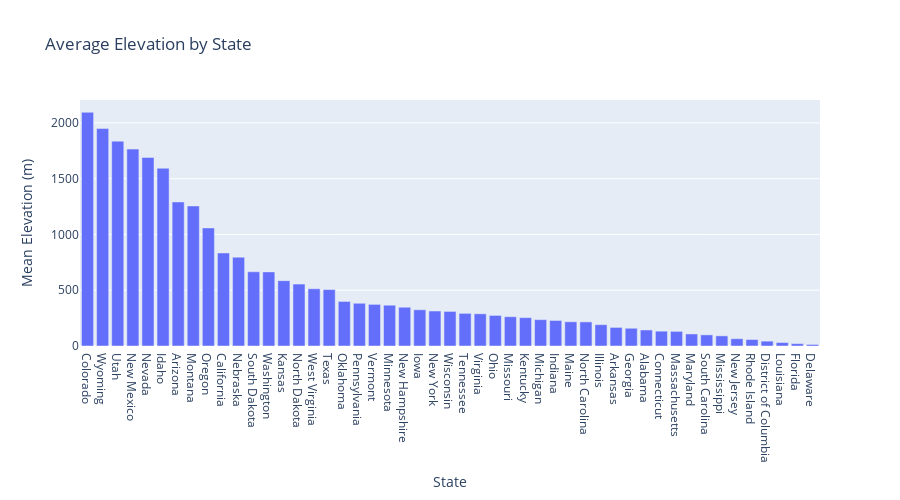

Notebook source saved alongside this figure:
### Code cell
geemap.bar_chart(
    dem_df,
    x="NAME",
    y="mean",
    x_label="State",
    y_label="Mean Elevation (m)",
    title="Average Elevation by State",
)

### Figure 1 — Plotly figure (JSON) as saved in the notebook; plotly's stock layout.template omitted (floating-point values rounded to 4 significant figures)
{"data": [{"alignmentgroup": "True", "hovertemplate": "State=%{x}<br>Mean Elevation (m)=%{y}<extra></extra>", "legendgroup": "", "marker": {"color": "#636efa", "pattern": {"shape": ""}}, "name": "", "offsetgroup": "", "orientation": "v", "showlegend": false, "textposition": "auto", "type": "bar", "x": ["Colorado", "Wyoming", "Utah", "New Mexico", "Nevada", "Idaho", "Arizona", "Montana", "Oregon", "California", "Nebraska", "South Dakota", "Washington", "Kansas", "North Dakota", "West Virginia", "Texas", "Oklahoma", "Pennsylvania", "Vermont", "Minnesota", "New Hampshire", "Iowa", "New York", "Wisconsin", "Tennessee", "Virginia", "Ohio", "Missouri", "Kentucky", "Michigan", "Indiana", "Maine", "North Carolina", "Illinois", "Arkansas", "Georgia", "Alabama", "Connecticut", "Massachusetts", "Maryland", "South Carolina", "Mississippi", "New Jersey", "Rhode Island", "District of Columbia", "Louisiana", "Florida", "Delaware"], "xaxis": "x", "y": [2095.0, 1949.0, 1837.0, 1765.0, 1691.0, 1594.0, 1292.0, 1256.0, 1059.0, 834.1, 796.5, 665.1, 664.4, 586.0, 555.5, 513.1, 506.1, 399.4, 383.1, 373.2, 365.7, 347.5, 324.8, 313.6, 310.0, 292.7, 288.7, 274.2, 262.5, 254.3, 236.1, 228.9, 217.1, 216.0, 191.3, 166.7, 159.0, 143.8, 133.1, 131.1, 108.0, 99.9, 90.9, 65.27, 57.77, 43.44, 30.86, 21.22, 13.9], "yaxis": "y"}], "layout": {"barmode": "group", "height": 500, "legend": {"tracegroupgap": 0}, "title": {"text": "Average Elevation by State"}, "xaxis": {"anchor": "y", "domain": [0, 1], "title": {"text": "State"}}, "yaxis": {"anchor": "x", "domain": [0, 1], "title": {"text": "Mean Elevation (m)"}}}}
